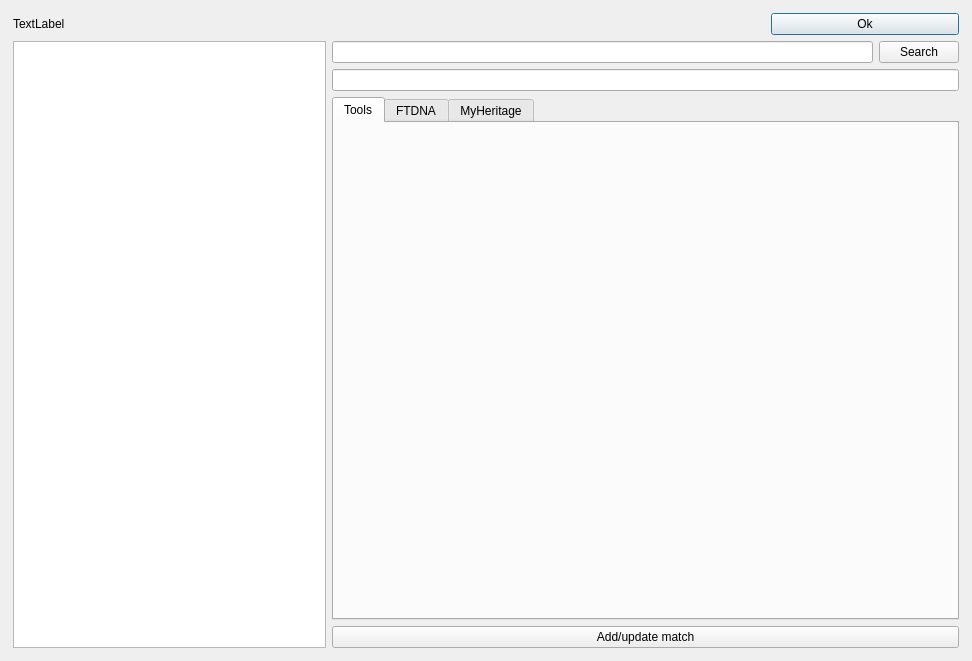
<?xml version="1.0" encoding="UTF-8"?>
<ui version="4.0">
 <class>Dialog</class>
 <widget class="QDialog" name="Dialog">
  <property name="geometry">
   <rect>
    <x>0</x>
    <y>0</y>
    <width>972</width>
    <height>661</height>
   </rect>
  </property>
  <property name="sizePolicy">
   <sizepolicy hsizetype="Expanding" vsizetype="Expanding">
    <horstretch>1</horstretch>
    <verstretch>1</verstretch>
   </sizepolicy>
  </property>
  <property name="minimumSize">
   <size>
    <width>300</width>
    <height>200</height>
   </size>
  </property>
  <property name="windowTitle">
   <string>DNA Match Profile</string>
  </property>
  <layout class="QVBoxLayout" name="verticalLayout_7">
   <item>
    <layout class="QVBoxLayout" name="verticalLayout">
     <property name="sizeConstraint">
      <enum>QLayout::SetDefaultConstraint</enum>
     </property>
     <property name="leftMargin">
      <number>2</number>
     </property>
     <property name="topMargin">
      <number>2</number>
     </property>
     <property name="rightMargin">
      <number>2</number>
     </property>
     <property name="bottomMargin">
      <number>2</number>
     </property>
     <item>
      <layout class="QHBoxLayout" name="horizontalLayout_3">
       <item>
        <widget class="QLabel" name="nameLabel">
         <property name="sizePolicy">
          <sizepolicy hsizetype="Preferred" vsizetype="Preferred">
           <horstretch>4</horstretch>
           <verstretch>0</verstretch>
          </sizepolicy>
         </property>
         <property name="text">
          <string>TextLabel</string>
         </property>
        </widget>
       </item>
       <item>
        <widget class="QPushButton" name="okButton">
         <property name="sizePolicy">
          <sizepolicy hsizetype="Minimum" vsizetype="Fixed">
           <horstretch>1</horstretch>
           <verstretch>0</verstretch>
          </sizepolicy>
         </property>
         <property name="text">
          <string>Ok</string>
         </property>
        </widget>
       </item>
      </layout>
     </item>
     <item>
      <layout class="QHBoxLayout" name="horizontalLayout_2" stretch="1,2">
       <item>
        <widget class="QListView" name="matchListView"/>
       </item>
       <item>
        <layout class="QVBoxLayout" name="verticalLayout_2" stretch="0,0,0,0">
         <item>
          <layout class="QHBoxLayout" name="horizontalLayout_5">
           <item>
            <widget class="QLineEdit" name="matchXREF"/>
           </item>
           <item>
            <widget class="QPushButton" name="pushButton">
             <property name="text">
              <string>Search</string>
             </property>
            </widget>
           </item>
          </layout>
         </item>
         <item>
          <layout class="QHBoxLayout" name="horizontalLayout_6">
           <item>
            <widget class="QLineEdit" name="matchName"/>
           </item>
          </layout>
         </item>
         <item>
          <widget class="QTabWidget" name="tabWidget">
           <property name="sizePolicy">
            <sizepolicy hsizetype="Expanding" vsizetype="Expanding">
             <horstretch>0</horstretch>
             <verstretch>0</verstretch>
            </sizepolicy>
           </property>
           <property name="currentIndex">
            <number>0</number>
           </property>
           <widget class="QWidget" name="tabTools">
            <attribute name="title">
             <string>Tools</string>
            </attribute>
            <layout class="QVBoxLayout" name="verticalLayout_9"/>
           </widget>
           <widget class="QWidget" name="FTDNA">
            <property name="enabled">
             <bool>true</bool>
            </property>
            <property name="sizePolicy">
             <sizepolicy hsizetype="Preferred" vsizetype="Preferred">
              <horstretch>0</horstretch>
              <verstretch>0</verstretch>
             </sizepolicy>
            </property>
            <property name="sizeIncrement">
             <size>
              <width>0</width>
              <height>0</height>
             </size>
            </property>
            <attribute name="title">
             <string>FTDNA</string>
            </attribute>
            <layout class="QVBoxLayout" name="verticalLayout_5">
             <item>
              <widget class="QPlainTextEdit" name="matchDataFTDNA">
               <property name="sizePolicy">
                <sizepolicy hsizetype="Expanding" vsizetype="Expanding">
                 <horstretch>0</horstretch>
                 <verstretch>0</verstretch>
                </sizepolicy>
               </property>
              </widget>
             </item>
            </layout>
           </widget>
           <widget class="QWidget" name="MyHeritage">
            <attribute name="title">
             <string notr="true">MyHeritage</string>
            </attribute>
            <layout class="QVBoxLayout" name="verticalLayout_6">
             <item>
              <widget class="QPlainTextEdit" name="matchDataMyHeritage">
               <property name="sizePolicy">
                <sizepolicy hsizetype="Expanding" vsizetype="Expanding">
                 <horstretch>0</horstretch>
                 <verstretch>0</verstretch>
                </sizepolicy>
               </property>
              </widget>
             </item>
            </layout>
           </widget>
          </widget>
         </item>
         <item>
          <layout class="QHBoxLayout" name="horizontalLayout_7">
           <item>
            <widget class="QPushButton" name="btnAddMatch">
             <property name="text">
              <string>Add/update match</string>
             </property>
            </widget>
           </item>
          </layout>
         </item>
        </layout>
       </item>
      </layout>
     </item>
    </layout>
   </item>
  </layout>
 </widget>
 <resources/>
 <connections/>
</ui>
